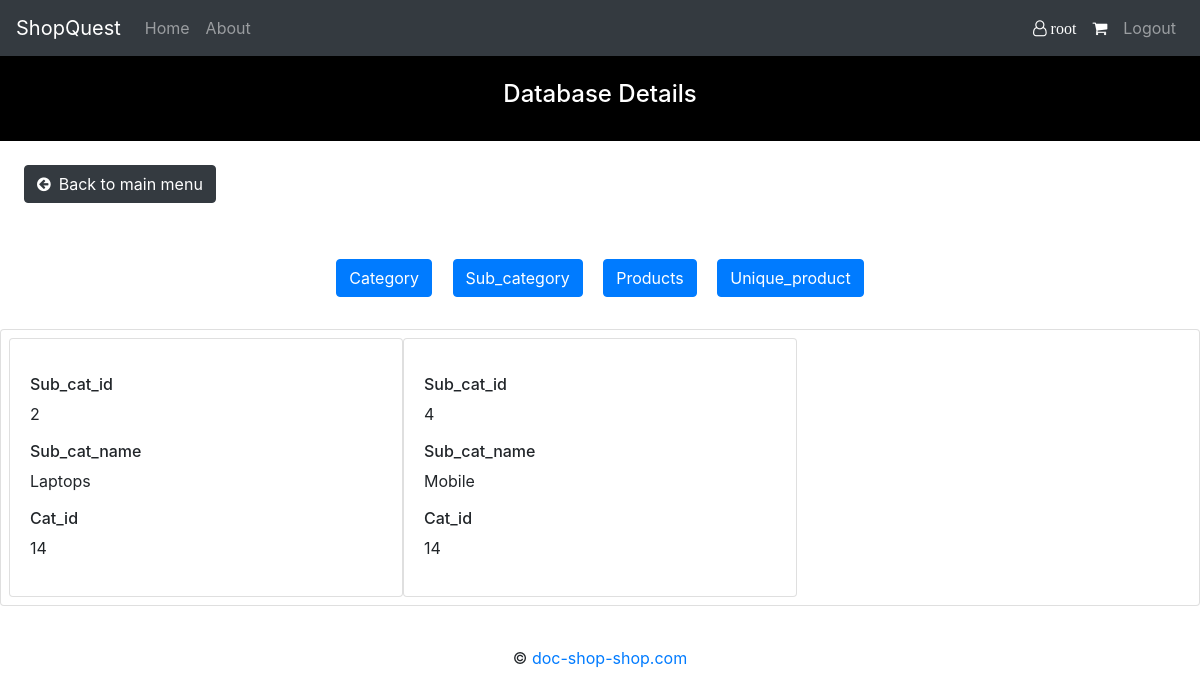
/admin/check_db.php?view=sub_category (signed in), run on the app's committed database.
### tables this page shows
CREATE TABLE `sub_categories` (
  `sub_cat_id` int(11) NOT NULL AUTO_INCREMENT,
  `sub_cat_name` varchar(256) DEFAULT NULL,
  `cat_id` int(11) DEFAULT NULL,
  PRIMARY KEY (`sub_cat_id`)
);

### admin/check_db.php (the view, shortened to what this page needs)
<?php
        include_once '../header.php';
        $category=Array();
        $con = getCon();
        $res = $con->query("select * from categories");
        while($ele = $res->fetch_assoc())
            $category[]=$ele;
        $sub_category=Array();
        $res = $con->query("select * from sub_categories");
        while($ele = $res->fetch_assoc())
            $sub_category[]=$ele;
        $products=Array();
        $res = $con->query("select * from products");
        while($ele = $res->fetch_assoc())
            $products[]=$ele;
        $uniq_prod=Array();
        $res = $con->query("select * from unique_product");
        while($ele = $res->fetch_assoc())
            $uniq_prod[]=$ele;
?>
<body>
  <nav class="navbar navbar-expand-md navbar-dark bg-dark">
    <a href="../index.php" class="navbar-brand">ShopQuest</a>
    <div class="collapse navbar-collapse" id="navbarCollapse">
        <div class="navbar-nav">
            <a href="../index.php" class="nav-item nav-link">Home</a>
            <a href="../pages/about.php" class="nav-item nav-link">About</a>
        </div>
        <div class="navbar-nav ml-auto">
            <?php if(isset($_SESSION['user_name'])){
                    echo '<a href="../pages/profile.php" class="nav-item nav-link active"><i class="fa fa-user-o"> '.$_SESSION['user_name'].'</i></a>';
                    echo '<a href="../products/cart.php" class="nav-item nav-link active"><i class="fa fa-shopping-cart"></i></a>';
                    echo '<a href="../sign_in/logout.php" class="nav-item nav-link">Logout</a>';
                }
                else{
                    echo '<a href="../sign_in/sign_in.php" class="nav-item nav-link">Sign in</a>';
                }
            ?>
        </div>
    </div>
</nav>
 <div class="p-4" style="background-color:black;color:white;">
        <div class="text-center">
              <h4>Database Details</h4>
        </div>
    </div>
	<a class="btn btn-dark m-4" href="admin_enter.php?admin_enter_main=yes" role="button"><i class="fa fa-arrow-circle-left mr-2"></i>Back to main menu</a>
	<?php
		$view=$_GET['view'];
	?>
	<div class="text-center m-4">
            <a class="btn btn-primary m-2" href="check_db.php?view=category" role="button">Category</a>
	    <a class="btn btn-primary m-2" href="check_db.php?view=sub_category" role="button">Sub_category</a>
            <a class="btn btn-primary m-2" href="check_db.php?view=products" role="button">Products</a>
	    <a class="btn btn-primary m-2" href="check_db.php?view=unique_product" role="button">Unique_product</a>
	</div>
	<?php if($view=="category") { ?>
               <div class="card">
                     <div class="row m-2">
                     <? foreach($category as $cat) { ?>
                        <div class="card col-12 col-lg-4 col-md-4 col-sm-4 col-xs-4" style="padding:0px;">
				<div class="card-body">
                                        <p class="card-text"><h6>Cat_id</h6> <?=$cat['cat_id']?></p>
                                        <p class="card-text"><h6>Cat_name</h6> <?=$cat['cat_name']?></p>
                        	</div>
                        </div>
                     <? } ?>
			</div>
		  </div>
        <?php } else if($view=="sub_category") { ?>
        <div class="card">
                        <div class="row m-2">
                   <? foreach($sub_category as $cat) { ?>
                        <div class="card col-12 col-lg-4 col-md-4 col-sm-4 col-xs-4" style="padding:0px;">
                                <div class="card-body">
                                        <p class="card-text"><h6>Sub_cat_id</h6> <?=$cat['sub_cat_id']?></p>
                                        <p class="card-text"><h6>Sub_cat_name</h6> <?=$cat['sub_cat_name']?></p>
                                        <p class="card-text"><h6>Cat_id</h6> <?=$cat['cat_id']?></p>
                                </div>
                        </div>
                   <? } ?>
                        </div>
            </div>
        <?php } else if($view=="products") { ?>
        <div class="card">
                        <div class="row m-2">
                   <? foreach($products as $p) { ?>
                        <div class="card col-12 col-lg-4 col-md-4 col-sm-4 col-xs-4" style="padding:0px;">
                                <div class="card-body">
                                        <p class="card-text"><h6>Sub_cat_id</h6> <?=$p['sub_cat_id']?></p>
                                        <p class="card-text"><h6>Product_id</h6> <?=$p['product_id']?></p>
                                        <p class="card-text"><h6>Product_name</h6> <?=$p['product_name']?></p>
                                        <p class="card-text"><h6>Product_brand</h6> <?=$p['product_brand']?></p>
                                        <p class="card-text"><h6>Product_description</h6> <?=$p['product_description']?></p>
                                        <p class="card-text"><h6>Product_rating</h6> <?=$p['rating']?></p>
                                        <form method="POST" action="edit_or_delete_from_db.php">
                                                <input type="hidden" name="edit_delete_product_id" value="<?=$p['product_id']?>" />
					        <button type="submit" class="fa fa-edit btn btn-success btn-sm pm" name="edit_info_p"></button>
                                                <button type="submit" class="fa fa-trash btn btn-danger btn-sm pm" name="delete_info_p"></button>
				        </form>
                                </div>
                        </div>
                    <? } ?>
                        </div>
            </div>
	<?php } else if($view=="unique_product") { ?>
        <div class="card">
                        <div class="row m-2">
                   <? foreach($uniq_prod as $p) { ?>
                        <div class="card col-12 col-lg-4 col-md-4 col-sm-4 col-xs-4" style="padding:0px;">
                                <div class="card-body">
                                        <p class="card-text"><h6>Product_id</h6> <?=$p['product_id']?></p>
                                        <p class="card-text"><h6>Unique_type_id</h6> <?=$p['unique_type_id']?></p>
                                        <p class="card-text"><h6>Product_price</h6> <?=$p['price']?></p>
                                        <p class="card-text"><h6>Product_quantity</h6> <?=$p['quantity']?></p>
                                        <p class="card-text"><h6>Product_seller_user_name</h6> <?=$p['seller_user_name']?></p>
                                        <p class="card-text"><h6>Product_color</h6> <?=$p['color']?></p>
                                        <p class="card-text"><h6>Product_size</h6> <?=$p['size']?></p>
                                         <form method="POST" action="edit_or_delete_from_db.php">
                                                <input type="hidden" name="edit_delete_unique_type_id" value="<?=$p['unique_type_id']?>" />
					        <button type="submit" class="fa fa-edit btn btn-success btn-sm pm" name="edit_info_u"></button>
                                                <button type="submit" class="fa fa-trash btn btn-danger btn-sm pm" name="delete_info_u"></button>
				        </form>
                                </div>
                        </div>
                        <? } ?>
                        </div>
            </div>
            <?php } ?>
</body>
<?php include_once '../footer.php'; ?>

### data on the page
sub_categories: sub_cat_id "2", sub_cat_name "Laptops", cat "14"
sub_categories: sub_cat_id "4", sub_cat_name "Mobile", cat "14"

### other printed values
$_SESSION['user_name'] "root"
